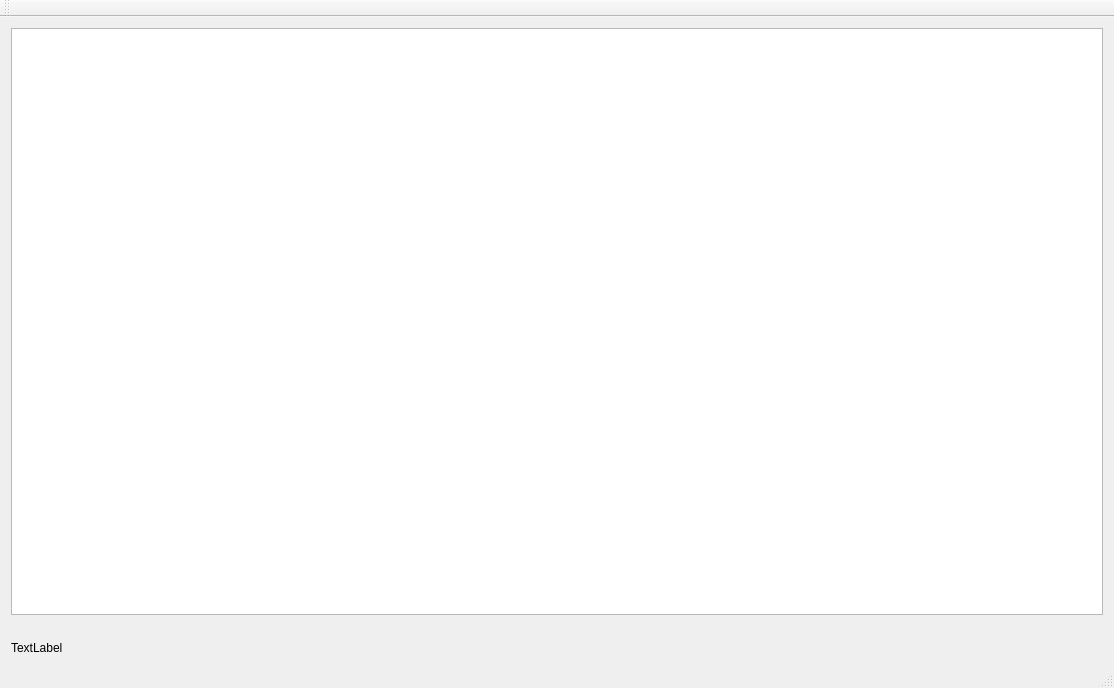
<?xml version="1.0" encoding="UTF-8"?>
<ui version="4.0">
 <class>MainWindow</class>
 <widget class="QMainWindow" name="MainWindow">
  <property name="geometry">
   <rect>
    <x>0</x>
    <y>0</y>
    <width>1114</width>
    <height>688</height>
   </rect>
  </property>
  <property name="windowTitle">
   <string>Crustation</string>
  </property>
  <widget class="QWidget" name="centralWidget">
   <layout class="QVBoxLayout" name="verticalLayout">
    <item>
     <widget class="QTreeView" name="treeView">
      <property name="minimumSize">
       <size>
        <width>0</width>
        <height>250</height>
       </size>
      </property>
      <property name="styleSheet">
       <string notr="true">QTreeView {
	font-family: &quot;Courier&quot;;
}</string>
      </property>
      <property name="editTriggers">
       <set>QAbstractItemView::NoEditTriggers</set>
      </property>
     </widget>
    </item>
    <item>
     <widget class="QLabel" name="label">
      <property name="text">
       <string> </string>
      </property>
     </widget>
    </item>
    <item>
     <widget class="QLabel" name="label_2">
      <property name="text">
       <string>TextLabel</string>
      </property>
     </widget>
    </item>
   </layout>
  </widget>
  <widget class="QMenuBar" name="menuBar">
   <property name="geometry">
    <rect>
     <x>0</x>
     <y>0</y>
     <width>1114</width>
     <height>22</height>
    </rect>
   </property>
  </widget>
  <widget class="QToolBar" name="mainToolBar">
   <attribute name="toolBarArea">
    <enum>TopToolBarArea</enum>
   </attribute>
   <attribute name="toolBarBreak">
    <bool>false</bool>
   </attribute>
  </widget>
  <widget class="QStatusBar" name="statusBar"/>
 </widget>
 <layoutdefault spacing="6" margin="11"/>
 <resources/>
 <connections/>
</ui>
